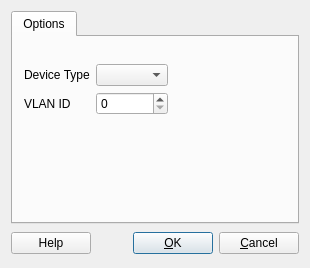
<?xml version="1.0" encoding="UTF-8"?>
<ui version="4.0">
 <class>vlanOnlyIfaceOptsDialog_q</class>
 <widget class="QDialog" name="vlanOnlyIfaceOptsDialog_q">
  <property name="geometry">
   <rect>
    <x>0</x>
    <y>0</y>
    <width>310</width>
    <height>268</height>
   </rect>
  </property>
  <property name="windowTitle">
   <string>Vlan interface settings</string>
  </property>
  <layout class="QGridLayout">
   <item row="1" column="0">
    <layout class="QHBoxLayout">
     <item>
      <widget class="QPushButton" name="buttonHelp">
       <property name="text">
        <string>Help</string>
       </property>
      </widget>
     </item>
     <item>
      <spacer>
       <property name="orientation">
        <enum>Qt::Orientation::Horizontal</enum>
       </property>
       <property name="sizeType">
        <enum>QSizePolicy::Policy::Expanding</enum>
       </property>
       <property name="sizeHint" stdset="0">
        <size>
         <width>151</width>
         <height>27</height>
        </size>
       </property>
      </spacer>
     </item>
     <item>
      <widget class="QPushButton" name="buttonOk">
       <property name="text">
        <string>&amp;OK</string>
       </property>
       <property name="shortcut">
        <string/>
       </property>
       <property name="autoDefault">
        <bool>true</bool>
       </property>
       <property name="default">
        <bool>true</bool>
       </property>
      </widget>
     </item>
     <item>
      <widget class="QPushButton" name="buttonCancel">
       <property name="text">
        <string>&amp;Cancel</string>
       </property>
       <property name="shortcut">
        <string/>
       </property>
       <property name="autoDefault">
        <bool>true</bool>
       </property>
      </widget>
     </item>
    </layout>
   </item>
   <item row="0" column="0">
    <widget class="QTabWidget" name="tabWidget">
     <property name="tabShape">
      <enum>QTabWidget::TabShape::Rounded</enum>
     </property>
     <property name="currentIndex">
      <number>0</number>
     </property>
     <widget class="QWidget" name="tab">
      <attribute name="icon">
       <iconset>
        <normaloff>:/Icons/Options</normaloff>:/Icons/Options</iconset>
      </attribute>
      <attribute name="title">
       <string>Options</string>
      </attribute>
      <layout class="QGridLayout" name="gridLayout_114">
       <item row="0" column="0">
        <spacer>
         <property name="orientation">
          <enum>Qt::Orientation::Vertical</enum>
         </property>
         <property name="sizeType">
          <enum>QSizePolicy::Policy::Fixed</enum>
         </property>
         <property name="sizeHint" stdset="0">
          <size>
           <width>20</width>
           <height>16</height>
          </size>
         </property>
        </spacer>
       </item>
       <item row="1" column="0">
        <widget class="QLabel" name="iface_type_label">
         <property name="layoutDirection">
          <enum>Qt::LayoutDirection::RightToLeft</enum>
         </property>
         <property name="text">
          <string>Device Type</string>
         </property>
        </widget>
       </item>
       <item row="1" column="1">
        <widget class="QComboBox" name="iface_type"/>
       </item>
       <item row="2" column="0">
        <widget class="QLabel" name="vlan_label">
         <property name="enabled">
          <bool>true</bool>
         </property>
         <property name="layoutDirection">
          <enum>Qt::LayoutDirection::RightToLeft</enum>
         </property>
         <property name="text">
          <string>VLAN ID</string>
         </property>
        </widget>
       </item>
       <item row="2" column="1">
        <widget class="QSpinBox" name="vlan_id">
         <property name="maximum">
          <number>4095</number>
         </property>
        </widget>
       </item>
       <item row="2" column="2">
        <spacer name="horizontalSpacer">
         <property name="orientation">
          <enum>Qt::Orientation::Horizontal</enum>
         </property>
         <property name="sizeHint" stdset="0">
          <size>
           <width>92</width>
           <height>20</height>
          </size>
         </property>
        </spacer>
       </item>
       <item row="3" column="1">
        <spacer>
         <property name="orientation">
          <enum>Qt::Orientation::Vertical</enum>
         </property>
         <property name="sizeHint" stdset="0">
          <size>
           <width>20</width>
           <height>40</height>
          </size>
         </property>
        </spacer>
       </item>
      </layout>
     </widget>
    </widget>
   </item>
  </layout>
 </widget>
 <layoutdefault spacing="6" margin="11"/>
 <tabstops>
  <tabstop>buttonOk</tabstop>
  <tabstop>buttonCancel</tabstop>
  <tabstop>tabWidget</tabstop>
 </tabstops>
 <resources>
  <include location="MainRes.qrc"/>
 </resources>
 <connections>
  <connection>
   <sender>buttonOk</sender>
   <signal>clicked()</signal>
   <receiver>vlanOnlyIfaceOptsDialog_q</receiver>
   <slot>accept()</slot>
   <hints>
    <hint type="sourcelabel">
     <x>316</x>
     <y>472</y>
    </hint>
    <hint type="destinationlabel">
     <x>20</x>
     <y>20</y>
    </hint>
   </hints>
  </connection>
  <connection>
   <sender>buttonCancel</sender>
   <signal>clicked()</signal>
   <receiver>vlanOnlyIfaceOptsDialog_q</receiver>
   <slot>reject()</slot>
   <hints>
    <hint type="sourcelabel">
     <x>397</x>
     <y>472</y>
    </hint>
    <hint type="destinationlabel">
     <x>20</x>
     <y>20</y>
    </hint>
   </hints>
  </connection>
  <connection>
   <sender>buttonHelp</sender>
   <signal>clicked()</signal>
   <receiver>vlanOnlyIfaceOptsDialog_q</receiver>
   <slot>help()</slot>
   <hints>
    <hint type="sourcelabel">
     <x>68</x>
     <y>464</y>
    </hint>
    <hint type="destinationlabel">
     <x>231</x>
     <y>245</y>
    </hint>
   </hints>
  </connection>
  <connection>
   <sender>iface_type</sender>
   <signal>currentIndexChanged(QString)</signal>
   <receiver>vlanOnlyIfaceOptsDialog_q</receiver>
   <slot>typeChanged(QString)</slot>
   <hints>
    <hint type="sourcelabel">
     <x>287</x>
     <y>196</y>
    </hint>
    <hint type="destinationlabel">
     <x>286</x>
     <y>261</y>
    </hint>
   </hints>
  </connection>
 </connections>
 <slots>
  <slot>typeChanged(QString)</slot>
 </slots>
</ui>
